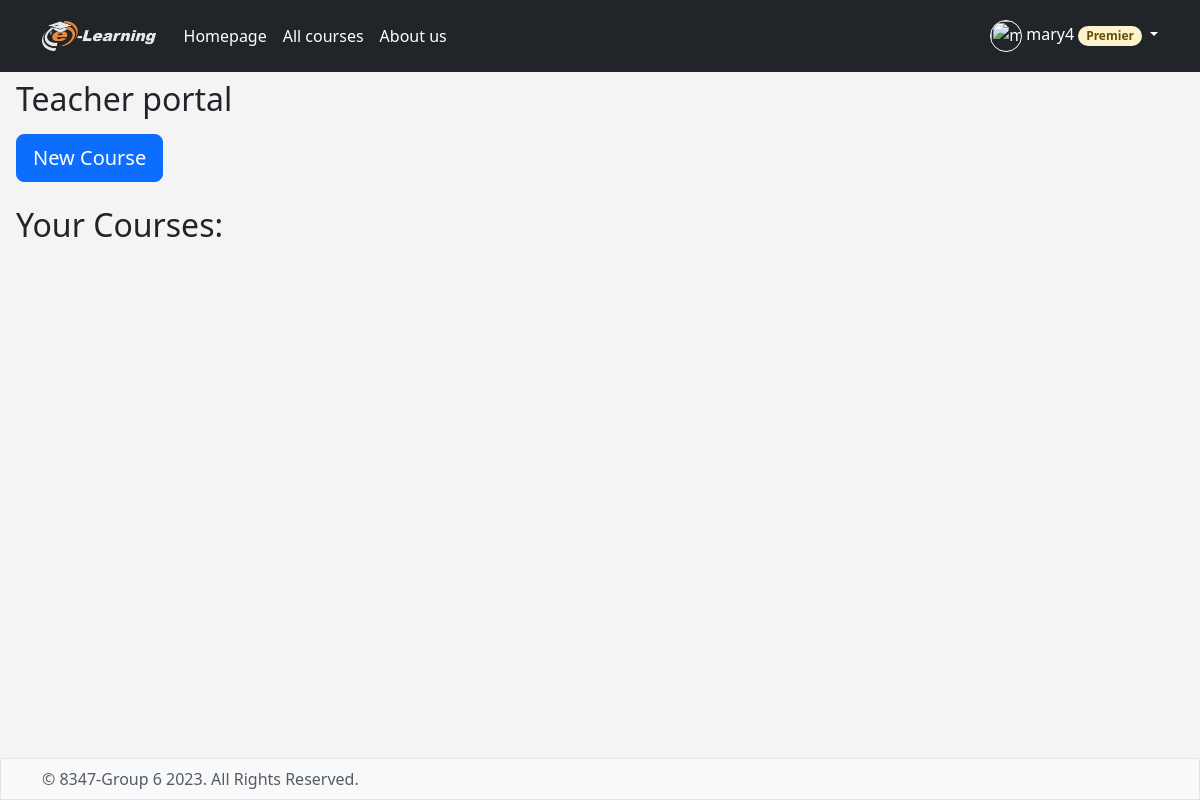
The app's page /teacher-portal/ (signed in), older data.
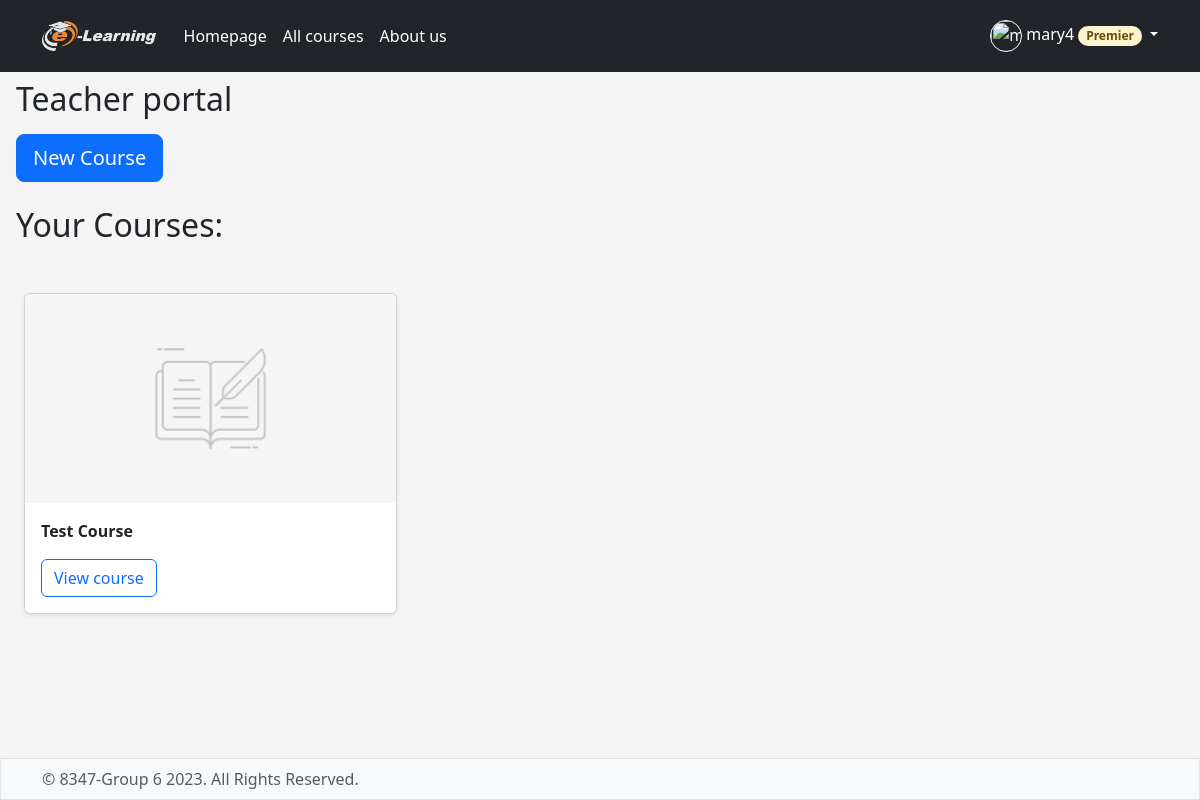
The same page, newer data.
### elearning/models.py (models this page shows)
class Course(models.Model):
    name = models.CharField(max_length=100)
    description = models.TextField(max_length=300,blank=True)
    image = models.ImageField(upload_to=rename_course_cover,default='course_cover/course-default.png')
    teacher = models.ForeignKey(Student, related_name='course_teacher',on_delete=models.CASCADE)
    category = models.ManyToManyField(Category,related_name='course_category')
    price = models.DecimalField(max_digits=5,decimal_places=2)
    allow_premier = models.BooleanField(default=True)
    date_created = models.DateTimeField(auto_now=True)
    is_featured = models.BooleanField(default=False)
    def __str__(self):
        return self.name

### elearning/views.py (the view)
# urls.py: path('teacher-portal/', views.teacher_portal, name='teacher-portal'),
def teacher_portal(request):
    teacher = get_object_or_404(Student, pk=request.user.id)
    courses = Course.objects.filter(teacher=teacher)
    print(courses)
    return render(request, 'elearning/teacherportal.html', {'courses': courses})

### elearning/templates/elearning/teacherportal.html (shortened to what this page needs)
{% extends 'elearning/base.html' %}
{% block content %}
    <h1 class="fs-2 py-2 mx-3">Teacher portal</h1>
    <p><a class="btn btn-lg btn-primary mx-3" href={% url 'elearning:add-course' %}>New Course</a></p>
    <h3 class="fs-2 py-2 mx-3 ">Your Courses: </h3>
    <div class="row row-cols-1 row-cols-sm-2 row-cols-md-3 g-3 m-3">
            {% for course in courses %}
                <div class="col">
                    <div class="card shadow-sm">
                        <div style="cursor: hand;"
                             onclick="location.href='{% url 'elearning:coursedetail' course.id %}'">
                            <div style="position: relative; width: 100%; padding-top: 56.25%;">
                                <img class="bd-placeholder-img card-img-top"
                                     style="position: absolute; top: 0; left: 0; height: 100%; width: 100%;"
                                     src="{{ course.image.url }}">
                            </div>
                        </div>
                        <div class="card-body">
                            <p class="fw-bold"
                               style="overflow: hidden;text-overflow: ellipsis; display:-webkit-box;-webkit-line-clamp: 1;-webkit-box-orient: vertical;">{{ course.name }}</p>
                            <div class="d-flex justify-content-between align-items-center">
                                <button type="button" class="btn btn-outline-primary"
                                        onclick="location.href='{% url 'elearning:teacher-viewcourse' course.id %}'">
                                    View course
                                </button>
                            </div>
                        </div>
                    </div>
                </div>
            {% endfor %}
        </div>
{% endblock %}

Row changes from the older to the newer data that the page shows:
now on this page (row edited): Course: image (placeholder picture), name "Test Course"
